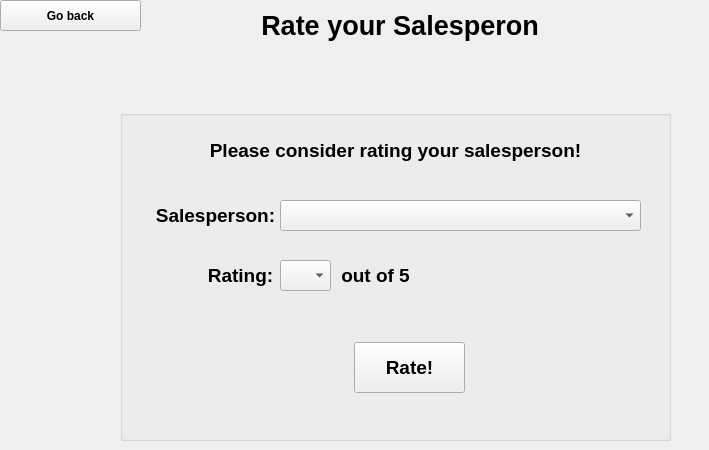
    <widget class="QWidget" name="page_6">
     <widget class="QLabel" name="badSuppliesLabel_2">
      <property name="geometry">
       <rect>
        <x>100</x>
        <y>0</y>
        <width>600</width>
        <height>51</height>
       </rect>
      </property>
      <property name="font">
       <font>
        <pointsize>20</pointsize>
        <weight>75</weight>
        <bold>true</bold>
       </font>
      </property>
      <property name="text">
       <string>Rate your Salesperon</string>
      </property>
      <property name="alignment">
       <set>Qt::AlignCenter</set>
      </property>
     </widget>
     <widget class="QPushButton" name="rategobackButton">
      <property name="geometry">
       <rect>
        <x>0</x>
        <y>0</y>
        <width>141</width>
        <height>31</height>
       </rect>
      </property>
      <property name="font">
       <font>
        <weight>75</weight>
        <bold>true</bold>
       </font>
      </property>
      <property name="text">
       <string>Go back</string>
      </property>
     </widget>
     <widget class="QGroupBox" name="groupBox_6">
      <property name="geometry">
       <rect>
        <x>120</x>
        <y>110</y>
        <width>551</width>
        <height>331</height>
       </rect>
      </property>
      <property name="title">
       <string/>
      </property>
      <widget class="QLabel" name="label">
       <property name="geometry">
        <rect>
         <x>50</x>
         <y>20</y>
         <width>451</width>
         <height>41</height>
        </rect>
       </property>
       <property name="font">
        <font>
         <pointsize>14</pointsize>
         <weight>75</weight>
         <bold>true</bold>
        </font>
       </property>
       <property name="text">
        <string>Please consider rating your salesperson!</string>
       </property>
       <property name="alignment">
        <set>Qt::AlignCenter</set>
       </property>
      </widget>
      <widget class="QLabel" name="label_2">
       <property name="geometry">
        <rect>
         <x>30</x>
         <y>90</y>
         <width>131</width>
         <height>31</height>
        </rect>
       </property>
       <property name="font">
        <font>
         <pointsize>14</pointsize>
         <weight>75</weight>
         <bold>true</bold>
        </font>
       </property>
       <property name="text">
        <string>Salesperson:</string>
       </property>
       <property name="alignment">
        <set>Qt::AlignCenter</set>
       </property>
      </widget>
      <widget class="QComboBox" name="salespersoncomboBox">
       <property name="geometry">
        <rect>
         <x>160</x>
         <y>90</y>
         <width>361</width>
         <height>31</height>
        </rect>
       </property>
       <property name="font">
        <font>
         <pointsize>14</pointsize>
        </font>
       </property>
       <item>
        <property name="text">
         <string/>
        </property>
       </item>
      </widget>
      <widget class="QLabel" name="label_3">
       <property name="geometry">
        <rect>
         <x>80</x>
         <y>150</y>
         <width>81</width>
         <height>31</height>
        </rect>
       </property>
       <property name="font">
        <font>
         <pointsize>14</pointsize>
         <weight>75</weight>
         <bold>true</bold>
        </font>
       </property>
       <property name="text">
        <string>Rating:</string>
       </property>
       <property name="alignment">
        <set>Qt::AlignCenter</set>
       </property>
      </widget>
      <widget class="QComboBox" name="ratingcomboBox">
       <property name="geometry">
        <rect>
         <x>160</x>
         <y>150</y>
         <width>51</width>
         <height>31</height>
        </rect>
       </property>
       <property name="font">
        <font>
         <pointsize>14</pointsize>
        </font>
       </property>
       <item>
        <property name="text">
         <string/>
        </property>
       </item>
       <item>
        <property name="text">
         <string>1</string>
        </property>
       </item>
       <item>
        <property name="text">
         <string>2</string>
        </property>
       </item>
       <item>
        <property name="text">
         <string>3</string>
        </property>
       </item>
       <item>
        <property name="text">
         <string>4</string>
        </property>
       </item>
       <item>
        <property name="text">
         <string>5</string>
        </property>
       </item>
      </widget>
      <widget class="QLabel" name="label_4">
       <property name="geometry">
        <rect>
         <x>210</x>
         <y>150</y>
         <width>91</width>
         <height>31</height>
        </rect>
       </property>
       <property name="font">
        <font>
         <pointsize>14</pointsize>
         <weight>75</weight>
         <bold>true</bold>
        </font>
       </property>
       <property name="text">
        <string>out of 5</string>
       </property>
       <property name="alignment">
        <set>Qt::AlignCenter</set>
       </property>
      </widget>
      <widget class="QPushButton" name="rateButton">
       <property name="geometry">
        <rect>
         <x>234</x>
         <y>232</y>
         <width>111</width>
         <height>51</height>
        </rect>
       </property>
       <property name="font">
        <font>
         <pointsize>14</pointsize>
         <weight>75</weight>
         <bold>true</bold>
        </font>
       </property>
       <property name="text">
        <string>Rate!</string>
       </property>
      </widget>
     </widget>
    </widget>
